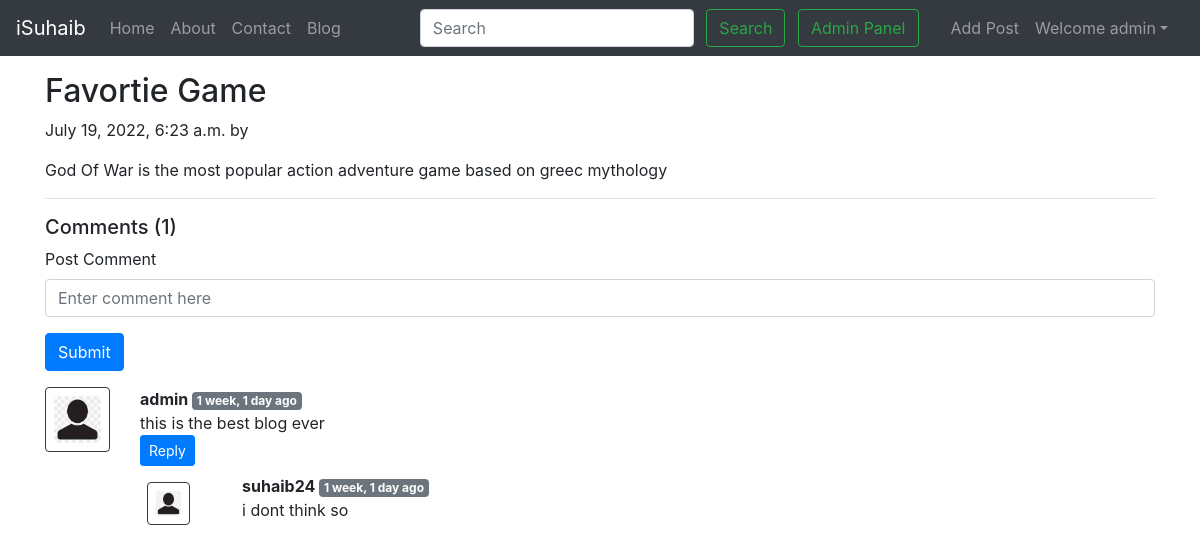
Screenshot of /blog/Game (signed in) with the database file from the repository.
### blog/models.py (models this page shows, shortened)
class Post(models.Model):
    id=models.AutoField(primary_key=True)
    title=models.CharField(max_length=255)
    user=models.ForeignKey(User, on_delete=models.CASCADE, default=0)
    slug=models.CharField(max_length=130)
    timeStamp=models.DateTimeField(blank=True, default=now)
    content=models.TextField()
    img = models.ImageField(upload_to='static', default=0)

class BlogComment(models.Model):
    id= models.AutoField(primary_key=True)
    comment=models.TextField()
    user=models.ForeignKey(User, on_delete=models.CASCADE)
    post=models.ForeignKey(Post, on_delete=models.CASCADE)
    parent=models.ForeignKey('self',on_delete=models.CASCADE, null=True )
    timestamp= models.DateTimeField(default=now)

### blog/views.py (the view)
# urls.py: path('<str:slug>', views.blogPost, name="blogPost"),
def blogPost(request, slug):
    post=Post.objects.filter(slug=slug).first()
    comments= BlogComment.objects.filter(post=post, parent=None)
    replies= BlogComment.objects.filter(post=post).exclude(parent=None)
    replyDict={}
    for reply in replies:
        if reply.parent.id not in replyDict.keys():
            replyDict[reply.parent.id]=[reply]
        else:
            replyDict[reply.parent.id].append(reply)
    context={'post':post, 'comments': comments, 'user': request.user, 'replyDict': replyDict}
    return render(request, "blog/blogPost.html", context)

### blog/templatetags/extras.py (called while the page is built)
@register.filter(name='get_val')
def get_val(dict, key):
    return dict.get(key)

### templates/blog/blogPost.html (shortened to what this page needs)
{% extends 'base.html' %}
{% block body %}
{% load humanize %}
{% load extras %}
<div class="container my-3">
    <h2 class="blog-post-title">{{post.title}}</h2>
    <p class="blog-post-meta">{{post.timeStamp}} by <a href="/about">{{post.author}}</a></p>
    <p>{{post.content}}</p>
    <hr>
</div>
<div class="container">
    <h5> Comments ({{comments.count}}) </h5>
    <div class="my-2">
        {% if user.is_authenticated %}
        <form action="/blog/postComment" method="post">
            <div class="form-group">
                <label for="exampleInputEmail1">Post Comment </label>
                <input type="text" class="form-control" name="comment" placeholder="Enter comment here">
            </div>
            <button type="submit" class="btn btn-primary">Submit</button>
        </form>
        {% else %}
        Please login to post a comment
        {% endif %}
    </div>
{% for comment in comments %}
    <div class="row my-3">
        <div class="col-md-1  ">
            <img class="rounded mx-auto d-block w-100 border border-dark p-2" src="/static/img/user.jpg" alt="user">
        </div>
        <div class="col-md-11 ">
            <b> {{comment.user.username}} </b> <span class="badge badge-secondary ">{{comment.timestamp| naturaltime}}</span>
            <div>{{comment.comment}}</div>
            <div class="reply mx-0">
                {% if user.is_authenticated %}
                <button class="btn btn-sm btn-primary" type="button" data-toggle="collapse" data-target="#replyBox{{comment.id}}" aria-expanded="false" aria-controls="replyBox{{comment.id}}">
                    Reply
                </button>
                {% else %}
                <button class="btn btn-sm btn-primary" type="button" data-toggle="collapse" data-target="#replyBox{{comment.id}}" aria-expanded="false" aria-controls="replyBox{{comment.id}}">
                    Login to reply
                </button>
                {% endif %}
                <div class="replies my-2 ">
                    {% for reply in replyDict|get_val:comment.id %}
                    <div class="row my-2">
                        <div class="col-md-1 ">
                            <img class="rounded mx-auto d-block w-75 my-2 border border-dark p-2" src="/static/img/user.jpg" alt="user">
                        </div>
                        <div class="col-md-11">
                            <div class="col-md-11 ">
                                <b> {{reply.user.username}} </b> <span class="badge badge-secondary ">{{reply.timestamp| naturaltime}}</span>
                                <div>{{reply.comment}}</div>
                            </div>
                            <br>
                        </div>
                    </div>
                    {% endfor %}
                </div>
            </div>
        </div>
    </div>
    {% endfor %}
</div>
{% endblock %}

### templates/base.html (shortened to what this page needs)
<!DOCTYPE html>
<html lang="en">
  <head>
    <link rel="stylesheet" href="https://cdn.datatables.net/1.12.1/css/jquery.dataTables.min.css">
    <link rel="stylesheet" href="https://stackpath.bootstrapcdn.com/bootstrap/4.5.2/css/bootstrap.min.css">
  </head>
  <body>
    <nav class="navbar navbar-expand-lg navbar-dark bg-dark">
        <a class="navbar-brand" href="/">iSuhaib</a>
        <div class="collapse navbar-collapse" id="navbarSupportedContent">
          <ul class="navbar-nav mr-auto">
            <li class="nav-item {% block homeactive %}  {% endblock homeactive %}">
              <a class="nav-link" href="/">Home <span class="sr-only">(current)</span></a>
            </li>
            <li class="nav-item {% block aboutactive %}  {% endblock aboutactive %}" >
              <a class="nav-link" href="/about">About</a>
            </li>
            <li class="nav-item {% block contactactive %}  {% endblock contactactive %} ">
              <a class="nav-link" href="/contact">Contact</a>
            </li>
            <li class="nav-item {% block blogactive %}  {% endblock blogactive %} ">
              <a class="nav-link" href="/blog/">Blog</a>
            </li>
          </ul>
          <div class="ml-auto form-inline ">
          <form method="get" action="/search"class="my-2 my-lg-0 mx-3">
            <input class="form-control mr-sm-2" type="search" placeholder="Search" aria-label="Search" name="query" id="query">
            <button class="btn btn-outline-success my-2 my-sm-0 " type="submit">Search</button>
            <a href="/admin/" role="button" target="_blank" class="btn btn-outline-success m-2 my-sm-0"> Admin Panel </a>
          </form>
{% if user.is_authenticated %}
<ul class="navbar-nav mr-2">
  <li class="nav-item" >
    <a class="nav-link" href="/blog/upload/">Add Post</a>
  </li>
  <li class="nav-item dropdown">
    <a class="nav-link dropdown-toggle" href='#' id="navbarDropdown" role="button" data-toggle="dropdown"> Welcome {{request.user}}</a>
  </li>
</ul>
    </div>
{% endif %}
        </div>
      </nav>
      {% block body %}  {% endblock body %}
  </body>
</html>

### rows the page displays
Post: title "Favortie Game", timeStamp "July 19, 2022, 6:23 a.m.", content "God Of War is the most popular action adventure game based on greec mythology"
BlogComment: user.username "admin", timestamp "1 week, 1 day ago", comment "this is the best blog ever"
BlogComment: user.username "suhaib24", timestamp "1 week, 1 day ago", comment "i dont think so"

### other values shown
{{ request.user }} "admin"
{{ comments.count }} "1"
